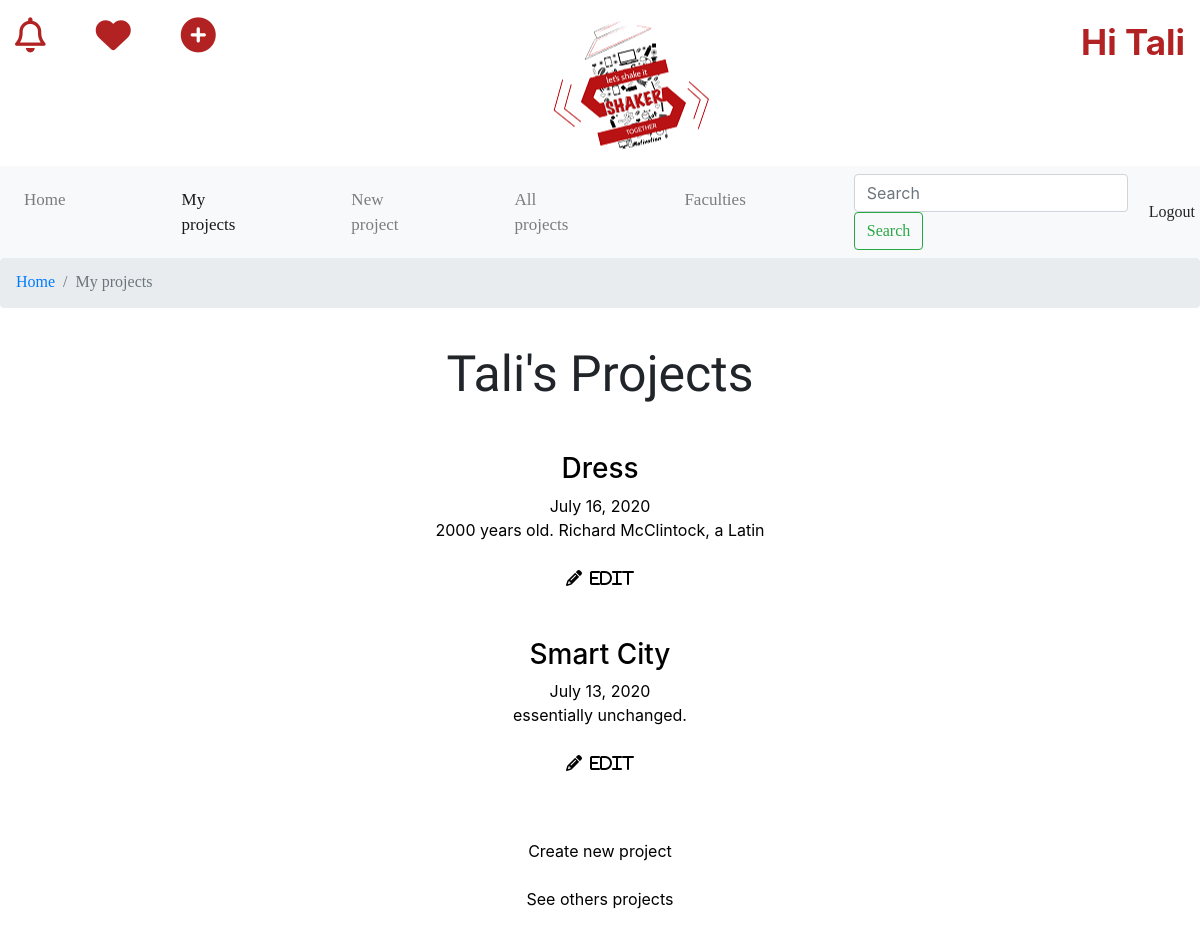
The page /myprojects/ (signed in) on the database its author committed.
### projects/models.py (models this page shows)
class Project(models.Model):
    user_id = models.ForeignKey(User, on_delete=models.CASCADE) #relationship 1:n (user:todos)
    dateCreated = models.DateField(auto_now_add=True) #automatic
    fullName = models.CharField(max_length=70)
    email = models.EmailField(max_length=254)
    phone = models.CharField(max_length=10)
    projectName = models.CharField(max_length=70)
    keyWord = models.CharField(max_length=70)
    description = models.TextField(blank=True)
    imgUrl = models.FileField(upload_to='proj')
    fasion = models.BooleanField(default=False) #true or false
    art = models.BooleanField(default=False) #true or false
    chemical = models.BooleanField(default=False) #true or false
    jewellery = models.BooleanField(default=False) #true or false
    graphic = models.BooleanField(default=False) #true or false
    electronic = models.BooleanField(default=False) #true or false
    software = models.BooleanField(default=False) #true or false
    industrial = models.BooleanField(default=False) #true or false
    Textil  = models.BooleanField(default=False) #true or false

### projects/views.py (the view)
# urls.py: path('myprojects/',views.myprojects, name="my-projects"),
@login_required
def myprojects(request):
    projects = Project.objects.filter(user_id=request.user).order_by('-dateCreated')
    return render(request, 'projects/myprojects.html', {'allprojects': projects})

### projects/templates/projects/myprojects.html (shortened to what this page needs)
{% load static %}
<!DOCTYPE html>
<html lang="en">
<head>
  <link rel ="stylesheet" href="{% static 'projects/css/style.css' %}">
  <link rel="stylesheet" href="https://stackpath.bootstrapcdn.com/bootstrap/4.5.0/css/bootstrap.min.css">
</head>
<body>
  <header>
    <a href="/homepage" id="logo" ></a>
      <ul class="headerIcons">
        <li><a href="#" class="far fa-bell"></a>
          <a href="#" class="fas fa-heart"></a>
        <a href="/createNewProject" class="fas fa-plus-circle"></a></li>
      </ul>
    {% if user.is_authenticated %}
    <div class="greeting">
      <span><b>Hi {{user.username}}</b></span>
    </div>
    {% else %}
      <a href="/Login">Login</a>
      <a href="/register">Register</a>
    {% endif %}
  </header>
  <nav class="navbar navbar-expand-lg navbar-light bg-light">
    <div class="collapse navbar-collapse" id="navbarSupportedContent">
      <ul class="navbar-nav mr-auto">
        <li class="nav-item">
          <a class="nav-link" href="/homepage">Home</a>
        </li>
        <li class="nav-item active">
          <a class="nav-link" href="/myprojects">My projects<span class="sr-only">(current)</span></a>
        </li>
        <li class="nav-item">
          <a class="nav-link" href="/createNewProject">New project </a>
        </li>
        <li class="nav-item">
          <a class="nav-link" href="/allprojects">All projects</a>
        </li>
        <li class="nav-item">
          <a class="nav-link" href="/allfaculties">Faculties</a>
        </li>
      </ul>
      <form class="form-inline my-2 my-lg-0">
        <input class="form-control mr-sm-2" type="search" placeholder="Search" aria-label="Search">
        <button class="btn btn-outline-success my-2 my-sm-0" type="submit">Search</button>
      </form>
      <form action="{% url 'logoutuser' %}" method="POST">
          <button class="btn btn-light logoutButton" type='submit'>Logout</button>
      </form>
    </div>
  </nav>
  <div class="breadc">
    <nav aria-label="breadcrumb">
      <ol class="breadcrumb">
        <li class="breadcrumb-item"><a href="/homepage">Home</a></li>
        <li class="breadcrumb-item active" aria-current="page">My projects</li>
      </ol>
    </nav>
  </div>
  {% if user.is_authenticated %}
    <div class="project-container">
      <h1>{{user.username}}'s Projects</h1>
      <br><br>
      <ul>
        <ol>
          {% for project in allprojects %}
            <li>
              <a href="/project/{{ project.id }}/about"><h3>{{project.projectName}}</h3>
                {{project.dateCreated}}<br>
                {% if project.description %} {{project.description}} {% endif %}</a>
                {% if project.user_id_id == user.id %}
                  <br><a href="/project/{{ project.id }}" class="fas fa-pencil-alt">&nbsp;&nbsp;Edit</a>
                {% endif %}
            </li>
            <br><br>
          {% endfor %}
        </ol>
      </ul>
      <a href="/createNewProject">Create new project</a><br>
      <a href="/allprojects">See others projects</a>
      <br><br>
    </div>
  {% endif %}
</body>
</html>

### projects/static/projects/css/style.css (style rules this page uses)
* { margin: 0; padding: 0; }
header, article,main,footer,section,nav,ul,div,a,li { display: block; }
header { height: 150px; width: 100%; }
.headerIcons a { position: relative; float: left; margin-top: 2px; font-size: 35px; color: firebrick; letter-spacing: 50px; }
.headerIcons { margin-left: 15px; }
.greeting { position: relative; float: right; font-size: 35px; color: firebrick; display: flex; margin-right: 15px; }
#logo { position: absolute; width: 15%; height: 140px; background-image: url(../media/images/logo.png); background-repeat: no-repeat; background-position: center; left: 45%; }
.nav-link { font-size: 17px; font-family: Cambria, Cochin, Georgia, Times, 'Times New Roman', serif; margin-right: 100px; }
.navbar { position: relative; }
nav button { font-family: Cambria, Cochin, Georgia, Times, 'Times New Roman', serif; font-size: 17px; }
.breadcrumb { font-family: Cambria, Cochin, Georgia, Times, 'Times New Roman', serif; height: 50px; width: 100%; }
.main-wrapper a, .project-container a { color:black; }
.project-container { position: relative; flex-wrap: wrap; top: 20px; margin-bottom: 30px; text-align: center; }
.project-container h1, .createnewproject-wrapper h1 { position: relative; font-family: Carter One; font-size: 50px; margin: 0 auto; }

### rows shown on the page
Project: projectName "Dress", dateCreated "July 16, 2020", description "2000 years old. Richard McClintock, a Latin"
Project: projectName "Smart City", dateCreated "July 13, 2020", description "essentially unchanged."

### other values the page prints
{{ user.username }} "Tali"
